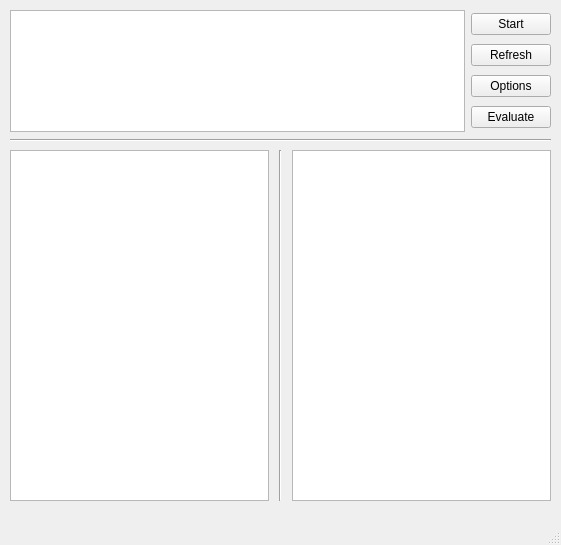
<?xml version="1.0" encoding="UTF-8"?>
<ui version="4.0">
 <class>MainWindow</class>
 <widget class="QMainWindow" name="MainWindow">
  <property name="geometry">
   <rect>
    <x>0</x>
    <y>0</y>
    <width>561</width>
    <height>545</height>
   </rect>
  </property>
  <property name="windowTitle">
   <string>DNS Sniffer</string>
  </property>
  <widget class="QWidget" name="centralwidget">
   <widget class="QWidget" name="horizontalLayoutWidget">
    <property name="geometry">
     <rect>
      <x>10</x>
      <y>150</y>
      <width>541</width>
      <height>351</height>
     </rect>
    </property>
    <layout class="QHBoxLayout" name="horizontalLayout">
     <property name="spacing">
      <number>10</number>
     </property>
     <property name="sizeConstraint">
      <enum>QLayout::SetMinimumSize</enum>
     </property>
     <item>
      <widget class="QTableWidget" name="tv_domains"/>
     </item>
     <item>
      <widget class="Line" name="line_2">
       <property name="orientation">
        <enum>Qt::Vertical</enum>
       </property>
      </widget>
     </item>
     <item>
      <widget class="QTableWidget" name="tv_server"/>
     </item>
    </layout>
   </widget>
   <widget class="Line" name="line">
    <property name="geometry">
     <rect>
      <x>10</x>
      <y>130</y>
      <width>541</width>
      <height>20</height>
     </rect>
    </property>
    <property name="orientation">
     <enum>Qt::Horizontal</enum>
    </property>
   </widget>
   <widget class="QWidget" name="horizontalLayoutWidget_2">
    <property name="geometry">
     <rect>
      <x>10</x>
      <y>10</y>
      <width>541</width>
      <height>122</height>
     </rect>
    </property>
    <layout class="QHBoxLayout" name="horizontalLayout_2">
     <item>
      <widget class="QListWidget" name="lv_log"/>
     </item>
     <item>
      <layout class="QVBoxLayout" name="verticalLayout">
       <property name="leftMargin">
        <number>0</number>
       </property>
       <item>
        <widget class="QPushButton" name="btn_start">
         <property name="text">
          <string>Start</string>
         </property>
        </widget>
       </item>
       <item>
        <widget class="QPushButton" name="btn_refresh">
         <property name="text">
          <string>Refresh</string>
         </property>
        </widget>
       </item>
       <item>
        <widget class="QPushButton" name="btn_options">
         <property name="text">
          <string>Options</string>
         </property>
        </widget>
       </item>
       <item>
        <widget class="QPushButton" name="btn_evaluate">
         <property name="text">
          <string>Evaluate</string>
         </property>
        </widget>
       </item>
      </layout>
     </item>
    </layout>
   </widget>
  </widget>
  <widget class="QMenuBar" name="menubar">
   <property name="geometry">
    <rect>
     <x>0</x>
     <y>0</y>
     <width>561</width>
     <height>22</height>
    </rect>
   </property>
  </widget>
  <widget class="QStatusBar" name="statusbar"/>
 </widget>
 <tabstops>
  <tabstop>lv_log</tabstop>
  <tabstop>btn_start</tabstop>
  <tabstop>btn_refresh</tabstop>
  <tabstop>btn_options</tabstop>
  <tabstop>btn_evaluate</tabstop>
  <tabstop>tv_domains</tabstop>
  <tabstop>tv_server</tabstop>
 </tabstops>
 <resources/>
 <connections/>
</ui>
